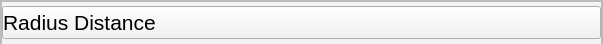
                  <widget class="QFrame" name="RadiusFrame">
                   <property name="minimumSize">
                    <size>
                     <width>603</width>
                     <height>44</height>
                    </size>
                   </property>
                   <property name="maximumSize">
                    <size>
                     <width>603</width>
                     <height>44</height>
                    </size>
                   </property>
                   <property name="styleSheet">
                    <string notr="true">background-color: rgb(243, 243, 243);</string>
                   </property>
                   <property name="frameShape">
                    <enum>QFrame::StyledPanel</enum>
                   </property>
                   <property name="frameShadow">
                    <enum>QFrame::Raised</enum>
                   </property>
                   <layout class="QVBoxLayout" name="verticalLayout_12">
                    <property name="spacing">
                     <number>0</number>
                    </property>
                    <property name="leftMargin">
                     <number>0</number>
                    </property>
                    <property name="topMargin">
                     <number>0</number>
                    </property>
                    <property name="rightMargin">
                     <number>0</number>
                    </property>
                    <property name="bottomMargin">
                     <number>0</number>
                    </property>
                    <item>
                     <widget class="QFrame" name="RadiusTitleFrame">
                      <property name="minimumSize">
                       <size>
                        <width>0</width>
                        <height>44</height>
                       </size>
                      </property>
                      <property name="maximumSize">
                       <size>
                        <width>16777215</width>
                        <height>44</height>
                       </size>
                      </property>
                      <property name="frameShape">
                       <enum>QFrame::StyledPanel</enum>
                      </property>
                      <property name="frameShadow">
                       <enum>QFrame::Raised</enum>
                      </property>
                      <layout class="QVBoxLayout" name="verticalLayout_16">
                       <property name="spacing">
                        <number>0</number>
                       </property>
                       <property name="leftMargin">
                        <number>0</number>
                       </property>
                       <property name="topMargin">
                        <number>0</number>
                       </property>
                       <property name="rightMargin">
                        <number>0</number>
                       </property>
                       <property name="bottomMargin">
                        <number>0</number>
                       </property>
                       <item>
                        <widget class="QPushButton" name="ExpandRadius">
                         <property name="font">
                          <font>
                           <pointsize>16</pointsize>
                          </font>
                         </property>
                         <property name="styleSheet">
                          <string notr="true">text-align: left</string>
                         </property>
                         <property name="text">
                          <string>Radius Distance</string>
                         </property>
                         <property name="icon">
                          <iconset>
                           <normalon>:/Expand/ExpandArrow.png</normalon>
                          </iconset>
                         </property>
                         <property name="iconSize">
                          <size>
                           <width>40</width>
                           <height>40</height>
                          </size>
                         </property>
                        </widget>
                       </item>
                      </layout>
                     </widget>
                    </item>
                    <item>
                     <widget class="QFrame" name="RadiusFunctionFrame">
                      <property name="frameShape">
                       <enum>QFrame::StyledPanel</enum>
                      </property>
                      <property name="frameShadow">
                       <enum>QFrame::Raised</enum>
                      </property>
                      <widget class="QPushButton" name="pushButton_4">
                       <property name="geometry">
                        <rect>
                         <x>240</x>
                         <y>10</y>
                         <width>89</width>
                         <height>25</height>
                        </rect>
                       </property>
                       <property name="text">
                        <string>PushButton</string>
                       </property>
                      </widget>
                     </widget>
                    </item>
                   </layout>
                  </widget>
